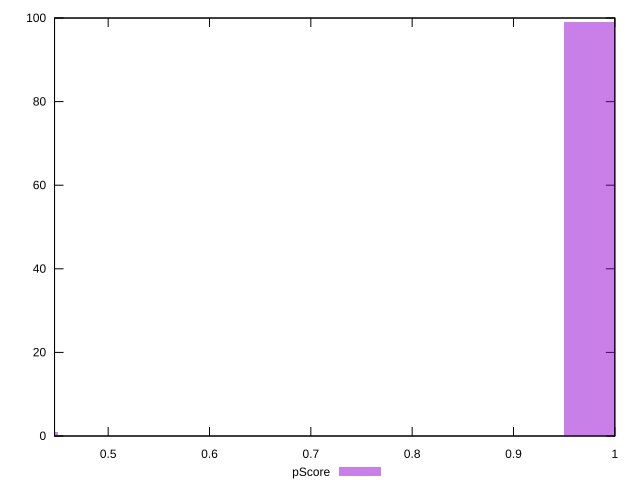

Here is the gnuplot script that generated this plot:
reset

$pScore <<EOF
0.4 1
1 99
EOF

set key outside below
set boxwidth 0.1
set xrange [0.4470588235294118:1]
set yrange [0:100]
set trange [0:100]
set style fill transparent solid 0.5 noborder
set terminal svg size 640, 490 enhanced background rgb 'white'
set output "report_00025_2021-02-22T21:38:55.199Z/offscreen-images/samples/pages+cached/pScore/histogram.svg"

plot $pScore title "pScore" with boxes

reset
